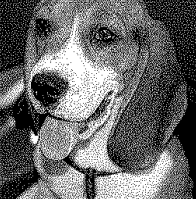
#> input picture input/1.png, 196 x 199 px
$ python -i drawTriangles.py   (imports and definitions only)   (older library calls are emulated)
#> lines starting #> are read from the running program, lines starting #| are printed output that depends on the picture
#!/usr/bin/env python
# -*- coding: utf-8 -*-

import os
import argparse
import random as rand
import time
import numpy as np
import pickle
from functools import reduce


from PIL import Image, ImageDraw, ImageFilter, ImageEnhance, ImageOps, ImageFile
from delaunay import delaunay
from voronoi import createVoronoiFromDelaunay

#
# Add a prefix to a path-specified filename;
# prefix goes on the filename portion.
#
def addFilenamePrefix( prefix, filename ):
    return os.path.join( os.path.dirname( filename ), prefix + os.path.basename( filename ) )

# [46 lines left out: functions generateRandomPoints, generateWeightedRandomPoints, drawPoints, drawTriangulation, not called in this run]

def getCenterPoint(t):
    return ((t[0][0]+t[1][0]+t[2][0])/3, (t[0][1]+t[1][1]+t[2][1])/3)

# [49 lines left out: functions getTriangleColor, getPolygonColor, not called in this run]

def brightenImage(im, value):
    enhancer = ImageEnhance.Brightness(im)
    im = enhancer.enhance(value)
    return im

# [66 lines left out: functions drawImageColoredTriangles, drawImageColoredVoronoi, generateTriangles, findPointsFromImage, not called in this run]

def loadAndFilterImage(name):
    # start = time.perf_counter()
#> called with name = 'input/1.png'
    start = time.perf_counter()
    orig = Image.open(name)
#> orig is the input picture: PIL image 196x199 RGB; min 0, max 255, mean 104.5
    im = orig.convert("L")
    im = im.filter(ImageFilter.GaussianBlur(radius=5))
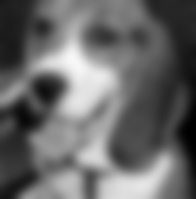
#> im: PIL image 196x199 L; min 0, max 248, mean 104.5
    im = im.filter(ImageFilter.FIND_EDGES)
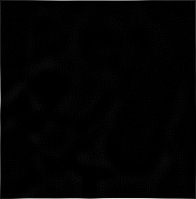
#> im: PIL image 196x199 L; min 0, max 222, mean 2.9

    im = brightenImage(im, 20.0)
#> in brightenImage, `im = enhancer.enhance(value)`:
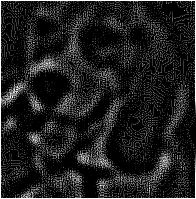
#> im: PIL image 196x199 L; min 0, max 255, mean 32.1

    im = im.filter(ImageFilter.GaussianBlur(radius=5))
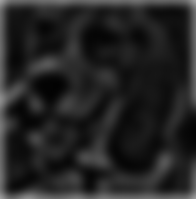
#> im: PIL image 196x199 L; min 2, max 162, mean 36.4
    print ("Bild laden: %.2fs" % (time.perf_counter()-start))
    return (orig, im)

def tupleToString(t):
    return "{" + str(t[0]) + ", " + str(t[1]) + ", " + str(t[0]) + "}"

# [69 lines left out: functions printTriangleList, removeUnusedLinks, pointsToTriangles, readTriangleListFromFile, saveTriangleListToFile, autocontrastImage and 4 more, not called in this run]

# [36 lines not run here, left out]

        #autocontrastImage(addFilenamePrefix( "voronoi_", options.output_filename))
        #autocontrastImage(addFilenamePrefix("delaunay_", options.output_filename))
        #equalizeImage(addFilenamePrefix("voronoi_", filename))

>>> result = loadAndFilterImage('input/1.png')
